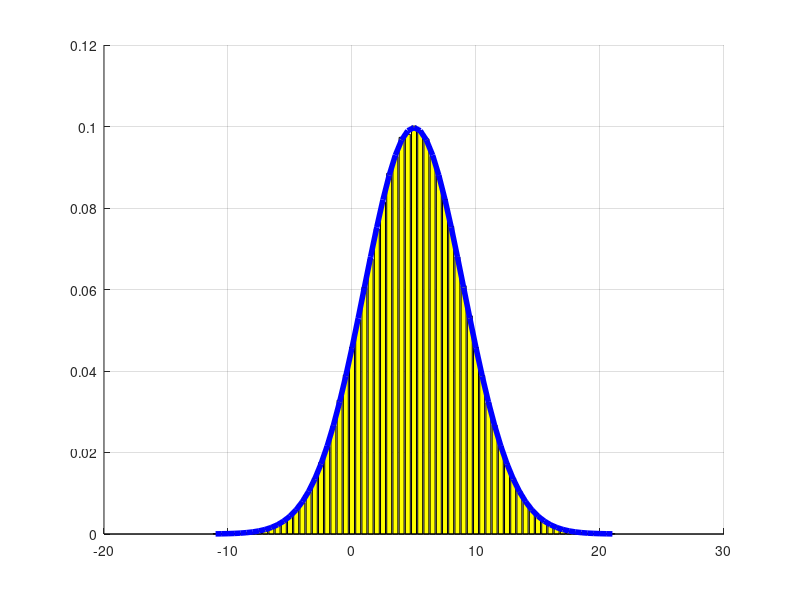

Reproduce this figure in MATLAB.
clear all; close all; clc;
pkg load statistics;

N = 1000000;

mu = 5;
sigma = 4;

X = randn(1,N)*sigma + mu;
dx = 0.5;
x = mu - 4*sigma : dx : mu + 4*sigma;

pdfX_teo = 1/sqrt(2*pi*sigma^2)*exp(-(x-mu).^2/(2*sigma^2));
pdfX_sim = hist(X,x)/(N*dx);

figure;hold on; grid on;
bar(x,pdfX_sim, 'y');
plot(x,pdfX_teo,'b','LineWidth',4);

% Pr[7 <= X <= 12]
Pr_teo = normcdf((12-mu)/sigma) - normcdf((7-mu)/sigma)
Pr_sim = mean(7 <= X & X <= 12)